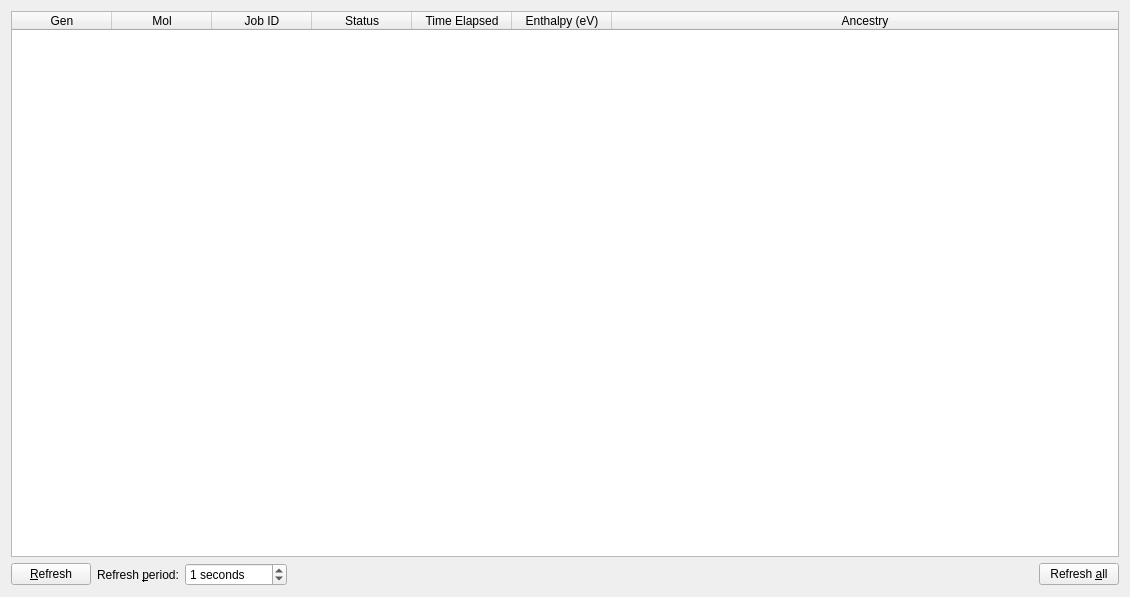
<?xml version="1.0" encoding="UTF-8"?>
<ui version="4.0">
 <class>Tab_Progress</class>
 <widget class="QWidget" name="Tab_Progress">
  <property name="geometry">
   <rect>
    <x>0</x>
    <y>0</y>
    <width>1130</width>
    <height>597</height>
   </rect>
  </property>
  <property name="windowTitle">
   <string>Form</string>
  </property>
  <layout class="QGridLayout" name="gridLayout">
   <item row="0" column="0" colspan="5">
    <widget class="QTableWidget" name="table_list">
     <property name="contextMenuPolicy">
      <enum>Qt::CustomContextMenu</enum>
     </property>
     <property name="editTriggers">
      <set>QAbstractItemView::NoEditTriggers</set>
     </property>
     <property name="alternatingRowColors">
      <bool>true</bool>
     </property>
     <property name="selectionMode">
      <enum>QAbstractItemView::SingleSelection</enum>
     </property>
     <property name="selectionBehavior">
      <enum>QAbstractItemView::SelectRows</enum>
     </property>
     <attribute name="horizontalHeaderStretchLastSection">
      <bool>true</bool>
     </attribute>
     <attribute name="horizontalHeaderStretchLastSection">
      <bool>true</bool>
     </attribute>
     <column>
      <property name="text">
       <string>Gen</string>
      </property>
     </column>
     <column>
      <property name="text">
       <string>Mol</string>
      </property>
     </column>
     <column>
      <property name="text">
       <string>Job ID</string>
      </property>
     </column>
     <column>
      <property name="text">
       <string>Status</string>
      </property>
     </column>
     <column>
      <property name="text">
       <string>Time Elapsed</string>
      </property>
     </column>
     <column>
      <property name="text">
       <string>Enthalpy (eV)</string>
      </property>
     </column>
     <column>
      <property name="text">
       <string>Ancestry</string>
      </property>
     </column>
    </widget>
   </item>
   <item row="2" column="0">
    <widget class="QPushButton" name="push_refresh">
     <property name="sizePolicy">
      <sizepolicy hsizetype="Fixed" vsizetype="Fixed">
       <horstretch>0</horstretch>
       <verstretch>0</verstretch>
      </sizepolicy>
     </property>
     <property name="text">
      <string>&amp;Refresh</string>
     </property>
    </widget>
   </item>
   <item row="2" column="1">
    <widget class="QLabel" name="label_36">
     <property name="text">
      <string>Refresh &amp;period:</string>
     </property>
     <property name="buddy">
      <cstring>spin_period</cstring>
     </property>
    </widget>
   </item>
   <item row="2" column="2">
    <widget class="QSpinBox" name="spin_period">
     <property name="suffix">
      <string> seconds</string>
     </property>
     <property name="maximum">
      <number>3600</number>
     </property>
     <property name="singleStep">
      <number>1</number>
     </property>
     <property name="value">
      <number>1</number>
     </property>
    </widget>
   </item>
   <item row="2" column="3">
    <spacer name="horizontalSpacer_5">
     <property name="orientation">
      <enum>Qt::Horizontal</enum>
     </property>
     <property name="sizeHint" stdset="0">
      <size>
       <width>40</width>
       <height>20</height>
      </size>
     </property>
    </spacer>
   </item>
   <item row="2" column="4">
    <widget class="QPushButton" name="push_refreshAll">
     <property name="text">
      <string>Refresh &amp;all</string>
     </property>
    </widget>
   </item>
  </layout>
 </widget>
 <tabstops>
  <tabstop>table_list</tabstop>
  <tabstop>push_refresh</tabstop>
  <tabstop>spin_period</tabstop>
 </tabstops>
 <resources/>
 <connections/>
</ui>
